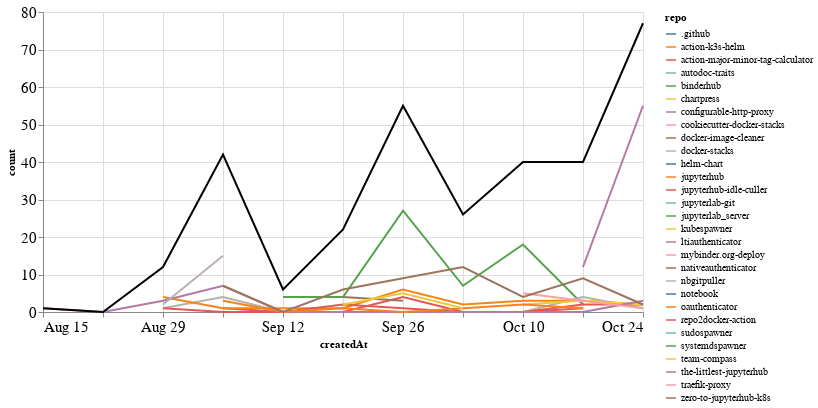

Notebook code cell kept with this figure:
### Markdown cell above
### Comments

### Code cell
comments_time = comments.groupby('repo').resample('W', on='createdAt').count()['author'].reset_index()
comments_time = comments_time.rename(columns={'author': 'count'})
comments_time_total = comments_time.groupby('createdAt').agg({"count": "sum"}).reset_index()
ch1 = alt.Chart(comments_time, width=600).mark_line().encode(
    x='createdAt',
    y='count',
    color='repo',
    tooltip="repo"
)

ch2 = alt.Chart(comments_time_total, width=600).mark_line(color="black").encode(
    x='createdAt',
    y='count',
)

ch1 + ch2

### Figure 1 — Vega-Lite specification as saved in the notebook (floating-point values rounded to 4 significant figures)
{"config": {"axisLeft": {"labelFontSize": 15}, "axisBottom": {"labelFontSize": 15}}, "layer": [{"data": {"name": "data-4ada2dc5da88e7d82898520f0a8af5c2"}, "mark": "line", "encoding": {"color": {"type": "nominal", "field": "repo"}, "tooltip": {"type": "nominal", "field": "repo"}, "x": {"type": "temporal", "field": "createdAt"}, "y": {"type": "quantitative", "field": "count"}}, "width": 600}, {"data": {"name": "data-799508e7de47074e1bf654fc51e35b2a"}, "mark": {"type": "line", "color": "black"}, "encoding": {"x": {"type": "temporal", "field": "createdAt"}, "y": {"type": "quantitative", "field": "count"}}, "width": 600}], "$schema": "https://vega.github.io/schema/vega-lite/v4.8.1.json", "datasets": {"data-4ada2dc5da88e7d82898520f0a8af5c2": [{"repo": ".github", "createdAt": "2021-10-24T00:00:00", "count": 1}, {"repo": "action-k3s-helm", "createdAt": "2021-10-10T00:00:00", "count": 5}, {"repo": "action-major-minor-tag-calculator", "createdAt": "2021-09-05T00:00:00", "count": 1}, {"repo": "action-major-minor-tag-calculator", "createdAt": "2021-09-12T00:00:00", "count": 0}, {"repo": "action-major-minor-tag-calculator", "createdAt": "2021-09-19T00:00:00", "count": 0}, {"repo": "action-major-minor-tag-calculator", "createdAt": "2021-09-26T00:00:00", "count": 4}, {"repo": "action-major-minor-tag-calculator", "createdAt": "2021-10-03T00:00:00", "count": 0}, {"repo": "action-major-minor-tag-calculator", "createdAt": "2021-10-10T00:00:00", "count": 0}, {"repo": "action-major-minor-tag-calculator", "createdAt": "2021-10-17T00:00:00", "count": 1}, {"repo": "autodoc-traits", "createdAt": "2021-10-24T00:00:00", "count": 1}, {"repo": "binderhub", "createdAt": "2021-09-12T00:00:00", "count": 4}, {"repo": "binderhub", "createdAt": "2021-09-19T00:00:00", "count": 4}, {"repo": "binderhub", "createdAt": "2021-09-26T00:00:00", "count": 27}, {"repo": "binderhub", "createdAt": "2021-10-03T00:00:00", "count": 7}, {"repo": "binderhub", "createdAt": "2021-10-10T00:00:00", "count": 18}, {"repo": "binderhub", "createdAt": "2021-10-17T00:00:00", "count": 2}, {"repo": "chartpress", "createdAt": "2021-09-05T00:00:00", "count": 2}, {"repo": "configurable-http-proxy", "createdAt": "2021-09-19T00:00:00", "count": 2}, {"repo": "cookiecutter-docker-stacks", "createdAt": "2021-09-05T00:00:00", "count": 1}, {"repo": "docker-image-cleaner", "createdAt": "2021-09-19T00:00:00", "count": 4}, {"repo": "docker-image-cleaner", "createdAt": "2021-09-26T00:00:00", "count": 3}, {"repo": "docker-stacks", "createdAt": "2021-08-29T00:00:00", "count": 1}, {"repo": "docker-stacks", "createdAt": "2021-09-05T00:00:00", "count": 4}, {"repo": "docker-stacks", "createdAt": "2021-09-12T00:00:00", "count": 0}, {"repo": "docker-stacks", "createdAt": "2021-09-19T00:00:00", "count": 0}, {"repo": "docker-stacks", "createdAt": "2021-09-26T00:00:00", "count": 0}, {"repo": "docker-stacks", "createdAt": "2021-10-03T00:00:00", "count": 0}, {"repo": "docker-stacks", "createdAt": "2021-10-10T00:00:00", "count": 0}, {"repo": "docker-stacks", "createdAt": "2021-10-17T00:00:00", "count": 4}, {"repo": "docker-stacks", "createdAt": "2021-10-24T00:00:00", "count": 1}, {"repo": "helm-chart", "createdAt": "2021-10-10T00:00:00", "count": 1}, {"repo": "jupyterhub", "createdAt": "2021-08-29T00:00:00", "count": 4}, {"repo": "jupyterhub", "createdAt": "2021-09-05T00:00:00", "count": 1}, {"repo": "jupyterhub", "createdAt": "2021-09-12T00:00:00", "count": 1}, {"repo": "jupyterhub", "createdAt": "2021-09-19T00:00:00", "count": 1}, {"repo": "jupyterhub", "createdAt": "2021-09-26T00:00:00", "count": 6}, {"repo": "jupyterhub", "createdAt": "2021-10-03T00:00:00", "count": 2}, {"repo": "jupyterhub", "createdAt": "2021-10-10T00:00:00", "count": 3}, {"repo": "jupyterhub", "createdAt": "2021-10-17T00:00:00", "count": 3}, {"repo": "jupyterhub", "createdAt": "2021-10-24T00:00:00", "count": 2}, {"repo": "jupyterhub-idle-culler", "createdAt": "2021-08-29T00:00:00", "count": 1}, {"repo": "jupyterhub-idle-culler", "createdAt": "2021-09-05T00:00:00", "count": 0}, {"repo": "jupyterhub-idle-culler", "createdAt": "2021-09-12T00:00:00", "count": 0}, {"repo": "jupyterhub-idle-culler", "createdAt": "2021-09-19T00:00:00", "count": 2}, {"repo": "jupyterhub-idle-culler", "createdAt": "2021-09-26T00:00:00", "count": 1}, {"repo": "jupyterhub-idle-culler", "createdAt": "2021-10-03T00:00:00", "count": 0}, {"repo": "jupyterhub-idle-culler", "createdAt": "2021-10-10T00:00:00", "count": 0}, {"repo": "jupyterhub-idle-culler", "createdAt": "2021-10-17T00:00:00", "count": 2}, {"repo": "jupyterhub-idle-culler", "createdAt": "2021-10-24T00:00:00", "count": 2}, {"repo": "jupyterlab-git", "createdAt": "2021-10-03T00:00:00", "count": 2}, {"repo": "jupyterlab_server", "createdAt": "2021-10-03T00:00:00", "count": 1}, {"repo": "kubespawner", "createdAt": "2021-10-10T00:00:00", "count": 2}, {"repo": "kubespawner", "createdAt": "2021-10-17T00:00:00", "count": 3}, {"repo": "kubespawner", "createdAt": "2021-10-24T00:00:00", "count": 2}, {"repo": "ltiauthenticator", "createdAt": "2021-08-15T00:00:00", "count": 1}, {"repo": "ltiauthenticator", "createdAt": "2021-08-22T00:00:00", "count": 0}, {"repo": "ltiauthenticator", "createdAt": "2021-08-29T00:00:00", "count": 3}, {"repo": "ltiauthenticator", "createdAt": "2021-09-05T00:00:00", "count": 7}, {"repo": "ltiauthenticator", "createdAt": "2021-09-12T00:00:00", "count": 0}, {"repo": "ltiauthenticator", "createdAt": "2021-09-19T00:00:00", "count": 0}, {"repo": "ltiauthenticator", "createdAt": "2021-09-26T00:00:00", "count": 0}, {"repo": "ltiauthenticator", "createdAt": "2021-10-03T00:00:00", "count": 0}, {"repo": "ltiauthenticator", "createdAt": "2021-10-10T00:00:00", "count": 0}, {"repo": "ltiauthenticator", "createdAt": "2021-10-17T00:00:00", "count": 0}, {"repo": "ltiauthenticator", "createdAt": "2021-10-24T00:00:00", "count": 3}, {"repo": "mybinder.org-deploy", "createdAt": "2021-10-10T00:00:00", "count": 5}, {"repo": "mybinder.org-deploy", "createdAt": "2021-10-17T00:00:00", "count": 3}, {"repo": "mybinder.org-deploy", "createdAt": "2021-10-24T00:00:00", "count": 1}, {"repo": "nativeauthenticator", "createdAt": "2021-10-24T00:00:00", "count": 1}, {"repo": "nbgitpuller", "createdAt": "2021-08-29T00:00:00", "count": 2}, {"repo": "nbgitpuller", "createdAt": "2021-09-05T00:00:00", "count": 15}, {"repo": "notebook", "createdAt": "2021-08-29T00:00:00", "count": 1}, {"repo": "oauthenticator", "createdAt": "2021-09-05T00:00:00", "count": 3}, {"repo": "oauthenticator", "createdAt": "2021-09-12T00:00:00", "count": 0}, {"repo": "oauthenticator", "createdAt": "2021-09-19T00:00:00", "count": 1}, {"repo": "oauthenticator", "createdAt": "2021-09-26T00:00:00", "count": 0}, {"repo": "oauthenticator", "createdAt": "2021-10-03T00:00:00", "count": 1}, {"repo": "oauthenticator", "createdAt": "2021-10-10T00:00:00", "count": 2}, {"repo": "oauthenticator", "createdAt": "2021-10-17T00:00:00", "count": 1}, {"repo": "repo2docker-action", "createdAt": "2021-09-05T00:00:00", "count": 1}, {"repo": "sudospawner", "createdAt": "2021-09-12T00:00:00", "count": 1}, {"repo": "systemdspawner", "createdAt": "2021-10-24T00:00:00", "count": 3}, {"repo": "team-compass", "createdAt": "2021-09-19T00:00:00", "count": 2}, {"repo": "team-compass", "createdAt": "2021-09-26T00:00:00", "count": 5}, {"repo": "team-compass", "createdAt": "2021-10-03T00:00:00", "count": 1}, {"repo": "the-littlest-jupyterhub", "createdAt": "2021-10-17T00:00:00", "count": 12}, {"repo": "the-littlest-jupyterhub", "createdAt": "2021-10-24T00:00:00", "count": 55}, {"repo": "traefik-proxy", "createdAt": "2021-10-24T00:00:00", "count": 3}, {"repo": "zero-to-jupyterhub-k8s", "createdAt": "2021-09-05T00:00:00", "count": 7}, {"repo": "zero-to-jupyterhub-k8s", "createdAt": "2021-09-12T00:00:00", "count": 0}, {"repo": "zero-to-jupyterhub-k8s", "createdAt": "2021-09-19T00:00:00", "count": 6}, {"repo": "zero-to-jupyterhub-k8s", "createdAt": "2021-09-26T00:00:00", "count": 9}, {"repo": "zero-to-jupyterhub-k8s", "createdAt": "2021-10-03T00:00:00", "count": 12}, {"repo": "zero-to-jupyterhub-k8s", "createdAt": "2021-10-10T00:00:00", "count": 4}, {"repo": "zero-to-jupyterhub-k8s", "createdAt": "2021-10-17T00:00:00", "count": 9}, {"repo": "zero-to-jupyterhub-k8s", "createdAt": "2021-10-24T00:00:00", "count": 2}], "data-799508e7de47074e1bf654fc51e35b2a": [{"createdAt": "2021-08-15T00:00:00", "count": 1}, {"createdAt": "2021-08-22T00:00:00", "count": 0}, {"createdAt": "2021-08-29T00:00:00", "count": 12}, {"createdAt": "2021-09-05T00:00:00", "count": 42}, {"createdAt": "2021-09-12T00:00:00", "count": 6}, {"createdAt": "2021-09-19T00:00:00", "count": 22}, {"createdAt": "2021-09-26T00:00:00", "count": 55}, {"createdAt": "2021-10-03T00:00:00", "count": 26}, {"createdAt": "2021-10-10T00:00:00", "count": 40}, {"createdAt": "2021-10-17T00:00:00", "count": 40}, {"createdAt": "2021-10-24T00:00:00", "count": 77}]}}
